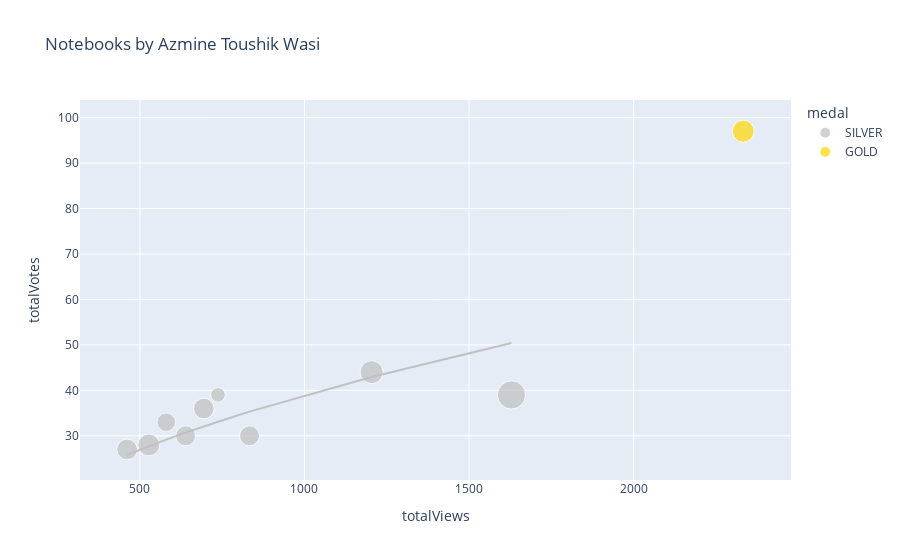

The notebook cell this image was saved under:
### Markdown cell above
# Plotly Scatter Plot

You may want to tweak these settings depending on how many notebooks you have...

### Code cell
import plotly.express as px

df['totalComments'].fillna(0, inplace=True)
df['medal'].fillna('N/A', inplace=True)
df['size'] = df['totalComments'].clip(lower=1)
color_map = {
    'GOLD': 'gold',
    'SILVER': 'silver',
    'BRONZE': 'chocolate',
    'N/A': '#333'
}
px.scatter(
    df,
    'totalViews',
    'totalVotes',
    title=f'Notebooks by {df.author_displayName.get(0)}',
    log_x=False,
    log_y=False,
    color='medal',
    color_discrete_map=color_map,
    size='size',
    trendline='ols',
    trendline_options=dict(log_x=True, log_y=True, add_constant=False),
    #trendline='lowess', # Use for Locally Weighted Scatterplot Smoothing line
    #trendline_scope='overall', # Use this for one trendline
    hover_name='title',
    hover_data={
        'size': False,
        'totalViews': ':,.0f',
        'totalVotes': ':,.0f',
        'totalLines': ':,.0f',
        'totalComments': ':,.0f',
        'viewsPerVote': ':,.0f',
        'languageName': True,
        'versionNumber': True,
        'lastRun': True,
        'lastRunExecutionTimeSeconds': ':,.0f',
        'medal': True,
    })

### Figure 1 — Plotly figure (JSON) as saved in the notebook; plotly's stock layout.template omitted (floating-point values rounded to 4 significant figures)
{"data": [{"customdata": [[20, 380, 20, 26.78, "Python", 10, "Sat Jun 18 15:38:16 2022", 59, "SILVER"], [15, 536, 15, 26.9, "Python", 11, "Wed Jun 15 04:45:57 2022", 52, "SILVER"], [8, 344, 8, 18.45, "Python", 7, "Tue Jun 14 09:41:59 2022", 68, "SILVER"], [13, 488, 13, 17.09, "Python", 13, "Wed Jun  8 10:16:51 2022", 110, "SILVER"], [16, 354, 16, 18.78, "Python", 6, "Mon Jun  6 09:14:09 2022", 97, "SILVER"], [18, 596, 18, 18.21, "Python", 9, "Wed Jun  1 19:00:46 2022", 47, "SILVER"], [30, 273, 30, 40.75, "Python", 9, "Tue May 31 07:51:02 2022", 74, "SILVER"], [16, 279, 16, 16.5, "Python", 16, "Sun May 29 07:50:50 2022", 40, "SILVER"], [15, 461, 15, 20.65, "Python", 14, "Fri May 27 02:34:12 2022", 79, "SILVER"]], "hovertemplate": "<b>%{hovertext}</b><br><br>medal=%{customdata[8]}<br>totalViews=%{x:,.0f}<br>totalVotes=%{y:,.0f}<br>totalLines=%{customdata[1]:,.0f}<br>totalComments=%{customdata[2]:,.0f}<br>viewsPerVote=%{customdata[3]:,.0f}<br>languageName=%{customdata[4]}<br>versionNumber=%{customdata[5]}<br>lastRun=%{customdata[6]}<br>lastRunExecutionTimeSeconds=%{customdata[7]:,.0f}<extra></extra>", "hovertext": ["▶️ Lionel Messi 📊 Extended EDA ⚽ Goals ", "UCL ⚽ EDA & Viz ⭐ 2021-22 ⭐ Players & Teams", "➡️ Tutorial ✅ 07 Cross Validation Methods 📊", "Divorce 💥 XGBoost 📊 PCA Analysis with SHAP,TSNE", "🛠 Feature Engineering ➡️ Tutorial  ⚙ Housing Data", "📋 Bias-Variance Tradeoff ➡️ with NumPy & Seaborn", "▶️ Cristiano Ronaldo 📊 Extended EDA ⚽ Goals ", " 📘 Coursera 📉 EDA, FE 📈 Analysis + Insights 📊", "Export Processing Zones - EDA+Statistical Analysis"], "legendgroup": "SILVER", "marker": {"color": "silver", "size": [20, 15, 8, 13, 16, 18, 30, 16, 15], "sizemode": "area", "sizeref": 0.075, "symbol": "circle"}, "mode": "markers", "name": "SILVER", "orientation": "v", "showlegend": true, "type": "scatter", "x": [1204, 833, 737, 580, 694, 527, 1629, 461, 639], "xaxis": "x", "y": [44, 30, 39, 33, 36, 28, 39, 27, 30], "yaxis": "y"}, {"hovertemplate": "<b>OLS trendline</b><br>log10(totalVotes) = 0.530036 * log10(totalViews)<br>R<sup>2</sup>=0.998641<br><br>medal=SILVER<br>totalViews=%{x:,.0f}<br>totalVotes=%{y:,.0f} <b>(trend)</b><extra></extra>", "legendgroup": "SILVER", "marker": {"color": "silver", "symbol": "circle"}, "mode": "lines", "name": "SILVER", "showlegend": false, "type": "scatter", "x": [461, 527, 580, 639, 694, 737, 833, 1204, 1629], "xaxis": "x", "y": [25.81, 27.71, 29.16, 30.69, 32.06, 33.1, 35.32, 42.94, 50.4], "yaxis": "y"}, {"customdata": [[18, 357, 18, 23.82, "Python", 6, "Tue Jun 14 09:44:41 2022", 88, "GOLD"]], "hovertemplate": "<b>%{hovertext}</b><br><br>medal=%{customdata[8]}<br>totalViews=%{x:,.0f}<br>totalVotes=%{y:,.0f}<br>totalLines=%{customdata[1]:,.0f}<br>totalComments=%{customdata[2]:,.0f}<br>viewsPerVote=%{customdata[3]:,.0f}<br>languageName=%{customdata[4]}<br>versionNumber=%{customdata[5]}<br>lastRun=%{customdata[6]}<br>lastRunExecutionTimeSeconds=%{customdata[7]:,.0f}<extra></extra>", "hovertext": ["➡️ Intro to Imputation 🔍 Different Techniques"], "legendgroup": "GOLD", "marker": {"color": "gold", "size": [18], "sizemode": "area", "sizeref": 0.075, "symbol": "circle"}, "mode": "markers", "name": "GOLD", "orientation": "v", "showlegend": true, "type": "scatter", "x": [2333], "xaxis": "x", "y": [97], "yaxis": "y"}, {"hovertemplate": "medal=GOLD<extra></extra>", "legendgroup": "GOLD", "marker": {"color": "gold", "symbol": "circle"}, "mode": "lines", "name": "GOLD", "showlegend": false, "type": "scatter", "xaxis": "x", "yaxis": "y"}], "layout": {"legend": {"itemsizing": "constant", "title": {"text": "medal"}, "tracegroupgap": 0}, "title": {"text": "Notebooks by Azmine Toushik Wasi"}, "xaxis": {"anchor": "y", "domain": [0, 1], "title": {"text": "totalViews"}}, "yaxis": {"anchor": "x", "domain": [0, 1], "title": {"text": "totalVotes"}}}}
